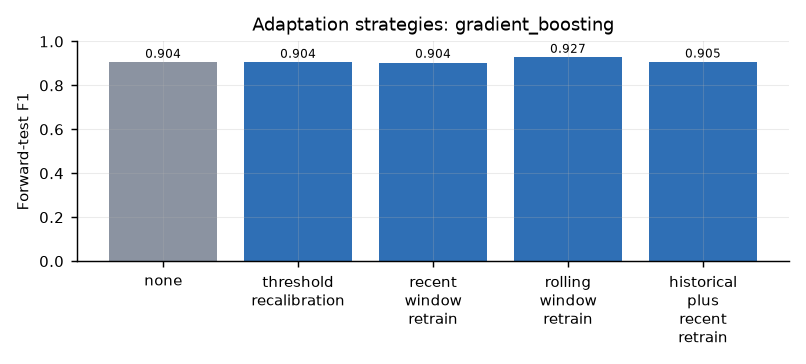
#> input picture docs/figures/panels/unsw_adaptation_strategies.png, 806 x 364 px
$ python compose_readme_figures.py
#> lines starting #> are read from the running program, lines starting #| are printed output that depends on the picture
"""Build the two cross-dataset comparison figures the README shows.

Three of the four figures the README embeds exist in a run directory as a
single PNG. The other two compare UNSW-NB15 with UGR'16, and the project's
figure code produces one panel per run, so there is no single image of the
comparison. Rather than draw a new chart from the metrics -- which would mean
a second code path producing numbers that could drift from the first -- these
panels are the existing rendered PNGs placed side by side and labelled.

Composing the rendered figures rather than re-plotting is deliberate: the
values in the README still come from the artifacts, and the panels here are
copied byte-for-byte from the run that produced them. Only the arrangement is
new.

Run:  python scripts/compose_readme_figures.py
"""

from __future__ import annotations

import pathlib

from PIL import Image, ImageDraw, ImageFont

ROOT = pathlib.Path(__file__).resolve().parents[1]
FIGS = ROOT / "docs" / "figures"
# The per-dataset panels the composed comparisons are built from. They are
# copied out of the run directories, not re-plotted, so the values in the
# comparison are the same bytes the run produced.
PANELS = FIGS / "panels"

# White, so the composed PNG matches the panels it joins. The panels are RGBA
# with an opaque white background already; compositing on white keeps the
# seam invisible if a panel ever arrives transparent.
BACKGROUND = (255, 255, 255, 255)
LABEL_COLOUR = (26, 26, 26, 255)
MARGIN = 18
HEADER = 46
GAP = 16
# The four-line strategy labels in the source panels wrap down to the last few
# pixels of their own canvas. The panels are not rescaled or cropped, so the
# composed image adds a little extra space underneath to keep that final line
# clear of the edge of the file the README renders.
FOOTER = 14


def _font(size: int):
    """A bold sans font, falling back to PIL's default if none is installed.

    The composed figure is documentation, so a missing system font must not
    stop it being generated. The default bitmap font is smaller and less
    polished but still legible.
    """
    candidates = [
        pathlib.Path("C:/Windows/Fonts/segoeuib.ttf"),
        pathlib.Path("C:/Windows/Fonts/arialbd.ttf"),
        pathlib.Path("/usr/share/fonts/truetype/dejavu/DejaVuSans-Bold.ttf"),
    ]
    for candidate in candidates:
        if candidate.is_file():
            try:
                return ImageFont.truetype(str(candidate), size)
            except OSError:
                continue
    return ImageFont.load_default()


def compose_side_by_side(
    left: pathlib.Path,
    right: pathlib.Path,
    out_path: pathlib.Path,
    left_label: str,
    right_label: str,
    title: str,
) -> None:
    """Place two rendered figures next to each other under one title.

    The panels are never rescaled: a different size would resample the text
    in the chart itself, and the composed image has to stay readable at the
    width a README renders it. The canvas is sized to the taller panel and
    the shorter one is centred vertically against it.
    """
    left_image = Image.open(left).convert("RGBA")
#> left_image is the input picture: PIL image 806x364 RGBA; mean R, G, B, A 180, 199.3, 220.7, 255
    right_image = Image.open(right).convert("RGBA")
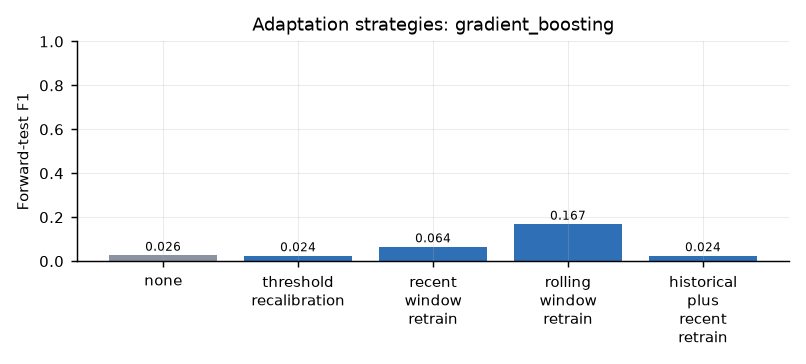
#> input picture docs/figures/panels/ugr16_adaptation_strategies.png, 806 x 364 px
#> right_image is the input picture: PIL image 806x364 RGBA; mean R, G, B, A 244.3, 245.8, 247.3, 255

    width = MARGIN * 3 + left_image.width + right_image.width
#> width = 1666
    height = HEADER + MARGIN * 2 + FOOTER + max(left_image.height, right_image.height)
#> height = 460

    canvas = Image.new("RGBA", (width, height), BACKGROUND)
#> canvas: PIL image 1666x460 RGBA; every value is 255
    draw = ImageDraw.Draw(canvas)

    draw.text(
        (MARGIN * 2, MARGIN - 2),
        title,
        font=_font(21),
        fill=LABEL_COLOUR,
    )

    # Each panel keeps its own suptitle from the run that produced it, so the
    # dataset name is repeated here only where it is not already visible.
    label_font = _font(17)
    top = HEADER
    draw.text(
        (MARGIN * 2, top + 4),
        left_label,
        font=label_font,
        fill=LABEL_COLOUR,
    )
    draw.text(
        (MARGIN * 2 + left_image.width + GAP, top + 4),
        right_label,
        font=label_font,
        fill=LABEL_COLOUR,
    )

    left_y = top + 26 + MARGIN
    right_y = left_y + (left_image.height - right_image.height) // 2
#> right_y = 90
    canvas.alpha_composite(left_image, (MARGIN * 2, left_y))
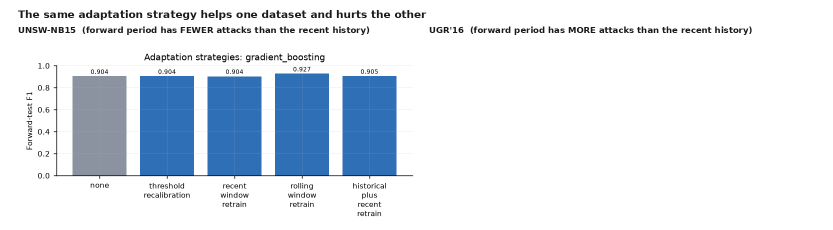
#> canvas: PIL image 1666x460 RGBA (shown at 1/2 size); mean R, G, B, A 222.9, 230.2, 238.4, 255
    canvas.alpha_composite(right_image, (MARGIN * 2 + left_image.width + GAP, right_y))
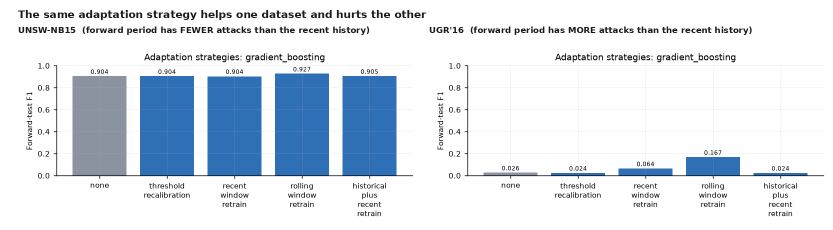
#> canvas: PIL image 1666x460 RGBA (shown at 1/2 size); mean R, G, B, A 218.8, 226.7, 235.5, 255

    canvas.convert("RGB").save(out_path, "PNG", optimize=True)


def main() -> None:
    FIGS.mkdir(parents=True, exist_ok=True)
    PANELS.mkdir(parents=True, exist_ok=True)

    compose_side_by_side(
        PANELS / "unsw_adaptation_strategies.png",
        PANELS / "ugr16_adaptation_strategies.png",
        FIGS / "adaptation_unsw_vs_ugr16.png",
        "UNSW-NB15  (forward period has FEWER attacks than the recent history)",
        "UGR'16  (forward period has MORE attacks than the recent history)",
        "The same adaptation strategy helps one dataset and hurts the other",
    )

    compose_side_by_side(
        PANELS / "unsw_drift_alert_rates.png",
        PANELS / "ugr16_drift_alert_rates.png",
        FIGS / "drift_alert_rates_comparison.png",
        "UNSW-NB15",
        "UGR'16",
        "The four drift detectors rank the two datasets in opposite orders",
    )
#> call 2 of compose_side_by_side, with left_label = 'UNSW-NB15', right_label = "UGR'16"
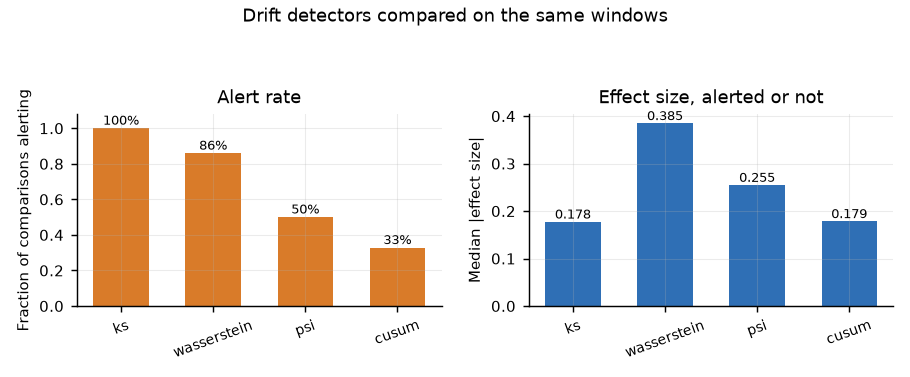
#> input picture docs/figures/panels/unsw_drift_alert_rates.png, 910 x 377 px
#> in compose_side_by_side, left_image is the input picture: PIL image 910x377 RGBA; mean R, G, B, A 229.8, 227.5, 226.5, 255
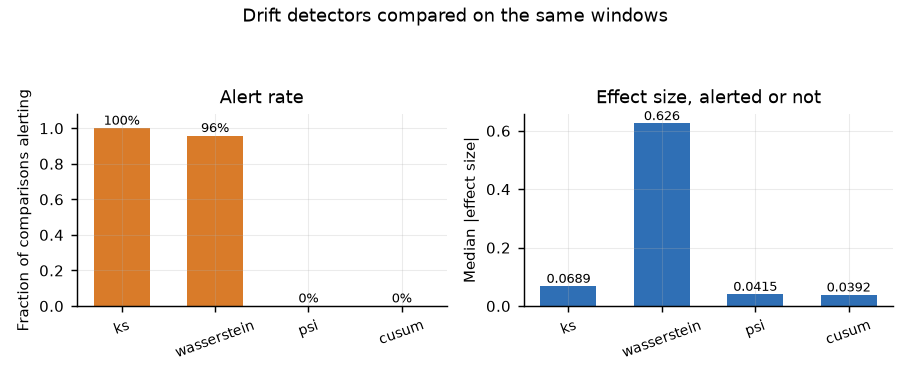
#> input picture docs/figures/panels/ugr16_drift_alert_rates.png, 910 x 377 px
#> in compose_side_by_side, right_image is the input picture: PIL image 910x377 RGBA; mean R, G, B, A 238.9, 235.9, 233.9, 255
#> in compose_side_by_side (call 2), `canvas = Image.new("RGBA", (width, height), BACKGROUND)`: canvas: PIL image 1874x473 RGBA; every value is 255
#> in compose_side_by_side (call 2), `canvas.alpha_composite(left_image, (MARGIN * 2, left_y))`:
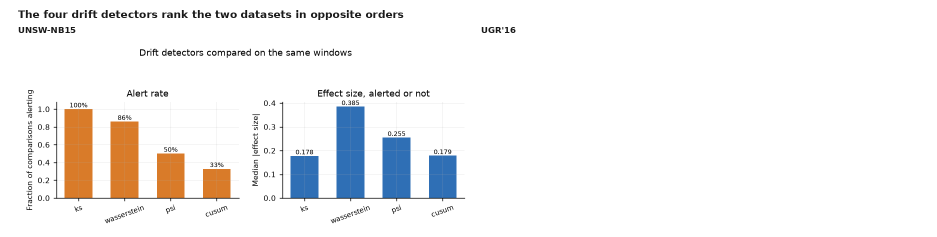
#> canvas: PIL image 1874x473 RGBA (shown at 1/2 size); mean R, G, B, A 243.8, 242.9, 242.6, 255
#> in compose_side_by_side (call 2), `canvas.alpha_composite(right_image, (MARGIN * 2 + left_image.width + G..`:
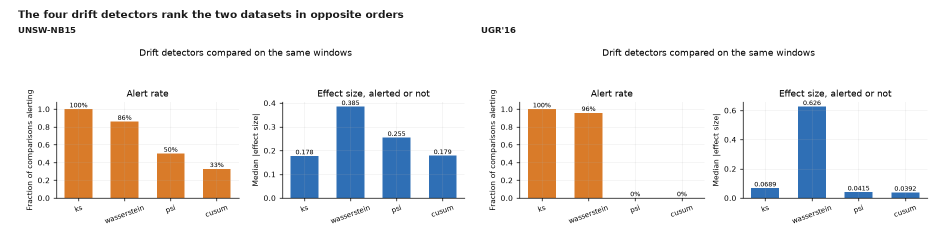
#> canvas: PIL image 1874x473 RGBA (shown at 1/2 size); mean R, G, B, A 237.6, 235.6, 234.4, 255

    for name in (
        "adaptation_unsw_vs_ugr16.png",
        "drift_alert_rates_comparison.png",
        "unsw_backtest_vs_forward.png",
        "target_fpr_ablation.png",
    ):
        path = FIGS / name
        if not path.is_file() or path.stat().st_size == 0:
#> (the run stopped early here; a loop or call above may not have finished)
